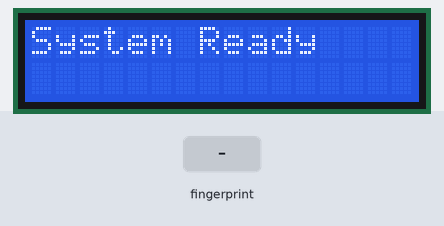
Simulated run of this sketch. Board: ESP32. Parts: 16×2 character LCD. The test bench sets the inputs (shaded band). The local clock reads 2024-03-15 10:24:30 at power-on unless the sketch sets it; what the sketch prints to the serial monitor is not drawn.

Above: at 3.7 s.
At 5.8 s:
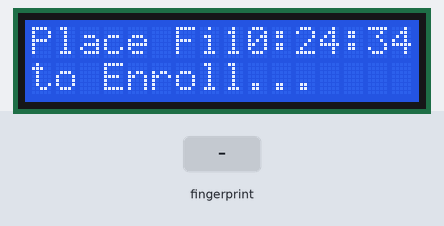
5.9 s: finger stored as number 1 placed on the sensor
At 7.6 s:
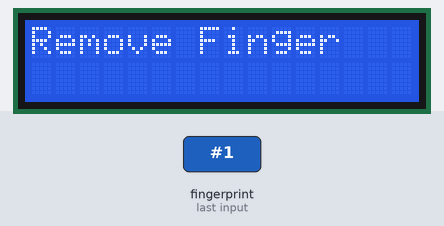
10.7 s: finger stored as number 1 placed on the sensor
At 11.4 s:
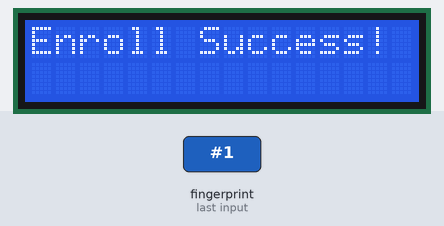
13.7 s: finger stored as number 1 placed on the sensor
At 15.5 s:
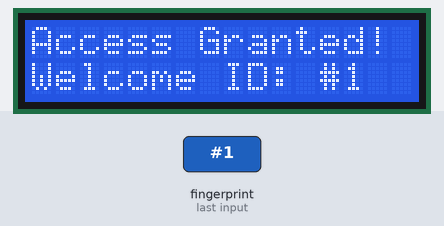
Timing chart, 0 to 17.0 s (numbered marks = the images above; inputs shaded):
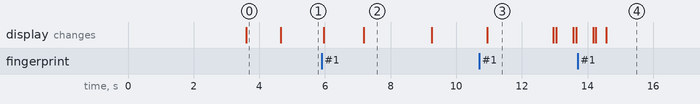

Measured:
- after the input at 5.9 s, the display: first changes after 0.06 s (image 2 shows a later state)
- after the input at 10.7 s, the display: changes after 0.24 s (image 3)
- after the input at 13.7 s, the display: first differs from a run without the input after 0.54 s (image 4 shows a later state)
- what the display in image 0 shows lasts 1.1 s, from 3.6 s to 4.7 s
- what the display in image 2 shows lasts 2.1 s, from 7.2 s to 9.3 s
- what the display in image 3 shows lasts 2.1 s, from 10.9 s to 13.0 s

The sketch:

V3_esp32_with_R307fingerprint_sensor_with_lcd_RTC_module.ino
```cpp
#include <Adafruit_Fingerprint.h>
#include <HardwareSerial.h>
#include <LiquidCrystal_I2C.h>
#include <Wire.h>
#include <RTClib.h>

// --- Device Setups ---
HardwareSerial mySerial(2);
Adafruit_Fingerprint finger = Adafruit_Fingerprint(&mySerial);
LiquidCrystal_I2C lcd(0x27, 16, 2);
RTC_DS3231 rtc;

// --- State Management ---
bool enrolled = false;

void setup() {
  Serial.begin(115220);
  lcd.init();
  lcd.backlight();
  lcd.clear();
  lcd.print("Setting Time...");
  Serial.println("System Booting... Attempting to set RTC time.");

  if (!rtc.begin()) {
    Serial.println("❌ Couldn't find RTC! Halting.");
    lcd.clear();
    lcd.print("RTC Error!");
    while (1);
  }

  // ===================================================================
  // --- CRITICAL STEP: THIS LINE SETS THE REAL-TIME CLOCK ---
  // This line is currently ACTIVE. When you upload this code, it will
  // set the RTC module to the exact date and time your computer has
  // at the moment of compilation.

  //rtc.adjust(DateTime(F(__DATE__), F(__TIME__)));

  // AFTER THIS UPLOAD IS SUCCESSFUL, YOU MUST:
  // 1. Comment out the line above like this: // rtc.adjust(...);
  // 2. Upload the code a SECOND time.
  // This will prevent the clock from being reset every time the device reboots.
  // ===================================================================

  Serial.println("✅ RTC Time has been set.");
  lcd.clear();
  lcd.print("Time Set!");
  delay(1500);

  // --- Initialize Fingerprint Sensor ---
  mySerial.begin(57600, SERIAL_8N1, 16, 17);
  finger.begin(57600);
  delay(1000);

  if (!finger.verifyPassword()) {
    lcd.clear();
    lcd.print("Sensor Error!");
    Serial.println("❌ Fingerprint sensor not found!");
    while (1);
  }

  Serial.println("✅ R307 detected successfully!");
  lcd.clear();
  lcd.print("System Ready");
  delay(1000);
}

void loop() {
  DateTime now = rtc.now();
  char timeBuffer[9];
  sprintf(timeBuffer, "%02d:%02d:%02d", now.hour(), now.minute(), now.second());
  lcd.setCursor(8, 0);
  lcd.print(timeBuffer);
  lcd.setCursor(0, 0);

  if (!enrolled) {
    lcd.print("Enroll #1  ");
    if (getFingerprintEnroll(1, timeBuffer) == FINGERPRINT_OK) {
      lcd.clear();
      lcd.print("Enroll Success!");
      Serial.println("✅ Finger enrolled successfully!");
      delay(2000);
      enrolled = true;
    } else {
      lcd.clear();
      lcd.print("Enroll Failed");
      Serial.println("❌ Enrollment failed.");
      delay(2000);
    }
  } else {
    lcd.print("Verify...  ");
    getFingerprintID();
    delay(500);
  }
}

// Full helper function for enrolling a finger
uint8_t getFingerprintEnroll(uint8_t id, const char* timeBuffer) {
  int p = -1;
  lcd.clear();
  lcd.setCursor(0, 0);
  lcd.print("Place Finger");
  lcd.setCursor(0, 1);
  lcd.print("to Enroll...");
  Serial.println("\nPlace your finger on the sensor to enroll...");

  while (p != FINGERPRINT_OK) {
    lcd.setCursor(8, 0);
    lcd.print(timeBuffer); // Update time while waiting
    p = finger.getImage();
  }

  Serial.println("Image taken.");
  lcd.clear();
  lcd.print("Image Captured!");
  delay(1000);

  p = finger.image2Tz(1);
  if (p != FINGERPRINT_OK) { lcd.clear(); lcd.print("Imaging Error"); delay(1000); return p; }
  Serial.println("Image converted.");

  lcd.clear();
  lcd.print("Remove Finger");
  Serial.println("Remove your finger.");
  delay(2000);
  while (finger.getImage() != FINGERPRINT_NOFINGER);

  lcd.clear();
  lcd.print("Place Finger");
  lcd.setCursor(0, 1);
  lcd.print("Again...");
  Serial.println("Place the same finger again.");

  while (finger.getImage() != FINGERPRINT_OK);
  Serial.println("Second image taken.");

  p = finger.image2Tz(2);
  if (p != FINGERPRINT_OK) { lcd.clear(); lcd.print("Imaging Error"); delay(1000); return p; }
  Serial.println("Second image converted.");

  lcd.clear();
  lcd.print("Creating Model...");
  Serial.println("Creating model...");
  p = finger.createModel();
  if (p != FINGERPRINT_OK) { lcd.clear(); lcd.print("Model Error"); delay(1000); return p; }

  Serial.println("Storing model...");
  p = finger.storeModel(id);
  if (p != FINGERPRINT_OK) { lcd.clear(); lcd.print("Storage Error"); delay(1000); return p; }

  return FINGERPRINT_OK;
}

// Full helper function for verifying a finger
int getFingerprintID() {
  uint8_t p = finger.getImage();

  if (p == FINGERPRINT_NOFINGER) {
    lcd.setCursor(0,0);
    lcd.print("Place Finger ");
    lcd.setCursor(0,1);
    lcd.print("to Verify... ");
    return -1;
  }

  Serial.println("Finger detected, verifying...");
  lcd.clear();
  lcd.print("Verifying...");

  p = finger.image2Tz();
  if (p != FINGERPRINT_OK) {
    lcd.clear();
    lcd.print("Imaging Error");
    Serial.println("❌ Imaging error.");
    delay(1500);
    return -1;
  }

  p = finger.fingerSearch();
  if (p == FINGERPRINT_OK) {
    DateTime now = rtc.now();
    char timestampBuffer[20];
    sprintf(timestampBuffer, "%04d-%02d-%02d %02d:%02d:%02d",
            now.year(), now.month(), now.day(),
            now.hour(), now.minute(), now.second());

    Serial.print("✅ Match found! Welcome ID #");
    Serial.print(finger.fingerID);
    Serial.print(" at ");
    Serial.println(timestampBuffer);

    lcd.clear();
    lcd.print("Access Granted!");
    lcd.setCursor(0, 1);
    lcd.print("Welcome ID: #" + String(finger.fingerID));

    delay(3000);
    return finger.fingerID;
  } else {
    lcd.clear();
    lcd.print("Access Denied");
    lcd.setCursor(0, 1);
    lcd.print("Try Again");
    Serial.println("❌ No match found.");
    delay(2000);
    return -1;
  }
}
```
